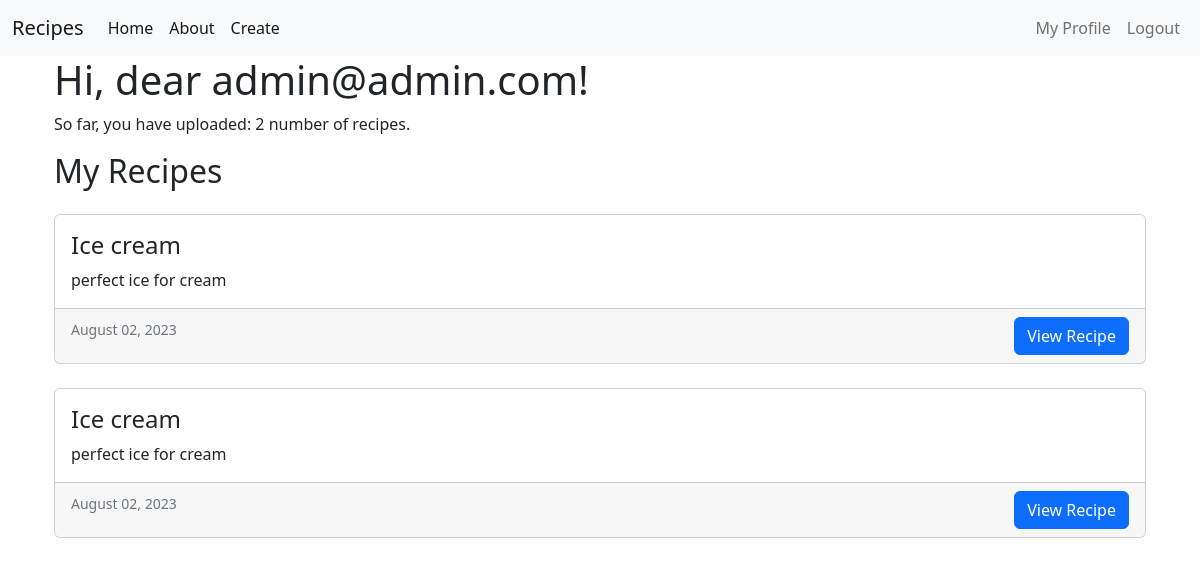
/profile/ (signed in), run on the app's committed database.
### recipes/models.py (models this page shows, shortened)
class Recipe(models.Model):
    author = models.ForeignKey(User, on_delete=models.CASCADE, related_name='recipes')
    title = models.CharField(max_length=100)
    description = models.TextField()
    ingredients = models.TextField()
    instructions = models.TextField()
    cooking_time = models.PositiveIntegerField()  # Time in minutes
    image = models.ImageField(upload_to='recipe_images', blank=True, null=True)
    created_at = models.DateTimeField(auto_now_add=True)
    updated_at = models.DateTimeField(auto_now=True)

### users/views.py (the view)
# urls.py: path('profile/', user_views.profile, name="user-profile"),
@login_required()
def profile(request):
    return render(request, 'users/profile.html')

### users/templates/users/profile.html (shortened to what this page needs)
{% extends 'recipes/base.html' %}
{% block content %}
<div class="container">
    <h1>Hi, dear {{ user.username }}!</h1>
    <p>So far, you have uploaded: {{ user.recipes.count }} number of recipes.</p>
    <h2>My Recipes</h2>
    {% if user.recipes.count > 0 %}
        {% for recipe in user.recipes.all %}
            <div class="card my-4">
                <div class="card-body">
                    <h4 class="card-title font-weight-bold">{{ recipe.title }}</h4>
                    <p class="card-text">{{ recipe.description }}</p>
                </div>
                <div class="card-footer text-muted">
                    <small>{{ recipe.created_at|date:"F d, Y" }}</small>
                    <a href="{% url 'recipes-detail' recipe.pk %}" class="btn btn-primary float-end">View Recipe</a>
                </div>
            </div>
        {% endfor %}
    {% else %}
        <p>No recipes found.</p>
    {% endif %}
</div>
{% endblock content %}

### data on the page
Recipe: title "Ice cream", description "perfect ice for cream", created_at "August 02, 2023"
Recipe: title "Ice cream", description "perfect ice for cream", created_at "August 02, 2023"

### other printed values
{{ user.username }} "admin@admin.com"
{{ user.recipes.count }} "2"
